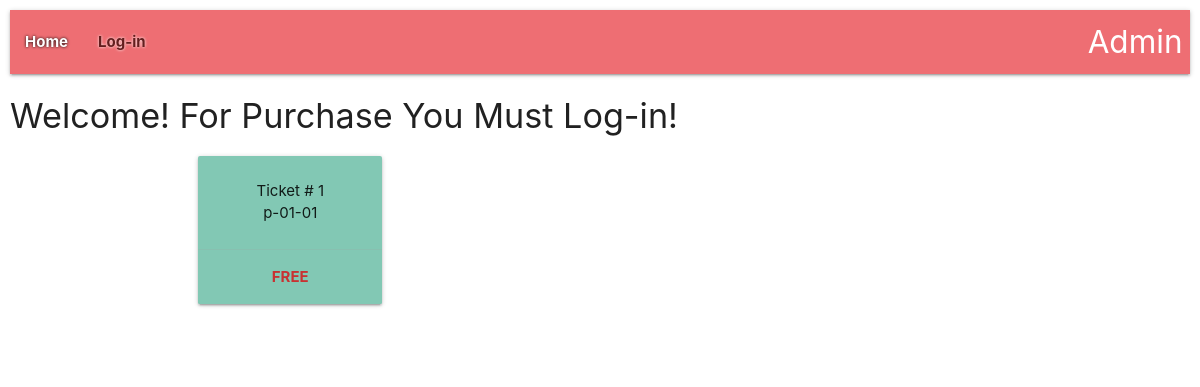
The app's page /tickets/, older data.
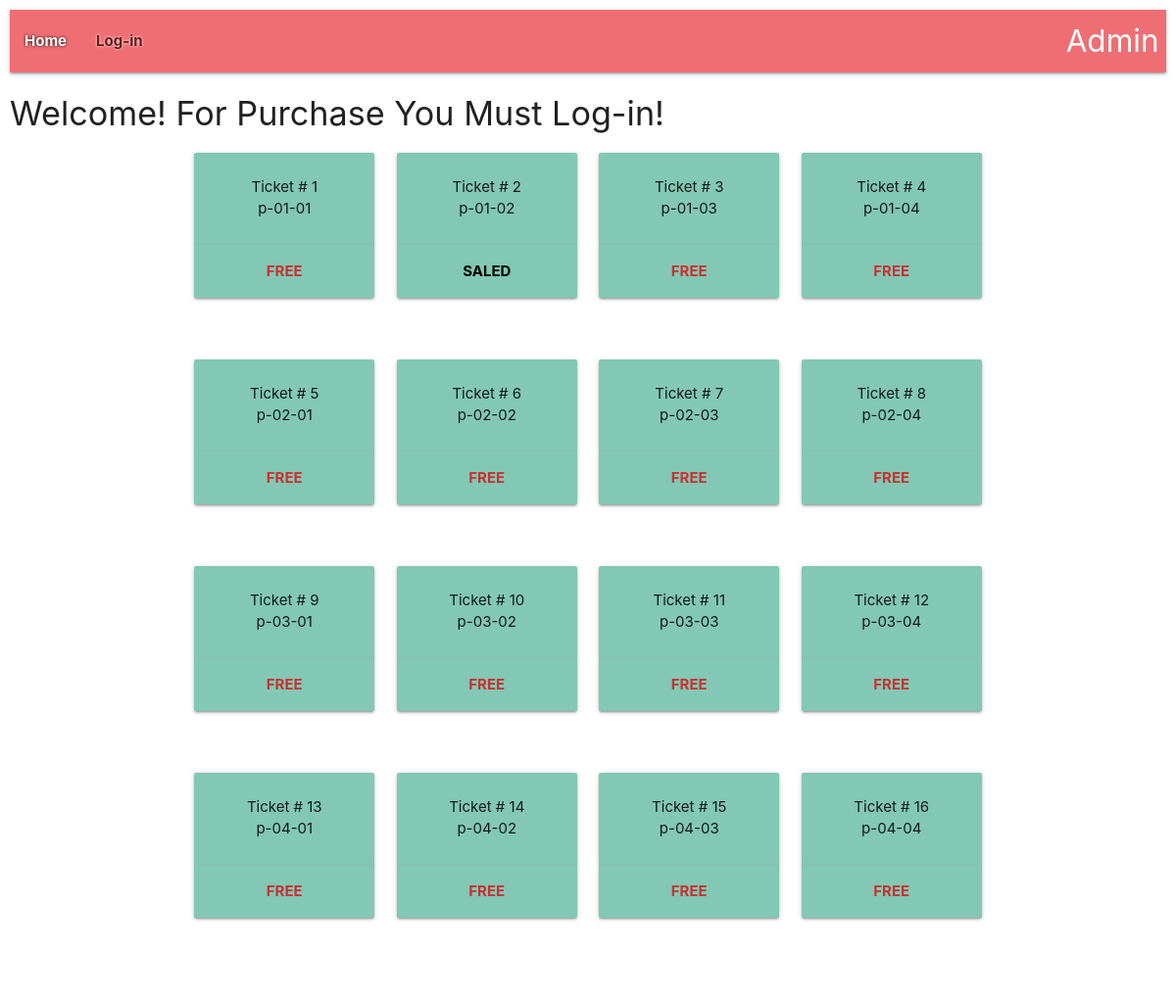
The same page, newer data.
### tickets/models.py (models this page shows, shortened)
class Ticket(models.Model):
    name = models.CharField(max_length=24, verbose_name='Name')
    start_time = models.DateTimeField(verbose_name='Start time', default=datetime(2021, 2, 3))
    end_time = models.DateTimeField(verbose_name="End time", default=datetime(2021, 2, 4))
    code = models.IntegerField(unique=True)
    price = models.IntegerField(default=12)
    class StatusType(TextChoices):
        FREE = 'Free', _("Free")
        SALED = 'Saled', _("Saled")
    status = models.CharField(max_length=5, choices=StatusType.choices, default=StatusType.FREE)

### tickets/views.py (the view)
# urls.py: path('', include('tickets.urls', namespace='tickets')),
def tickets(request: WSGIRequest):
    ticket_list = Ticket.objects.all()
    context = {
        'ticket_list': ticket_list,
    }
    return render(request=request, template_name='tickets/tickets.html', context=context)

### templates/tickets/tickets.html
{% extends 'base.html' %}
{% block content %}
<h4>Welcome! For Purchase You Must Log-in!</h4>
<div class="container">
    <div class="row">
        {% for ticket in ticket_list %}
        {% if forloop.counter0|divisibleby:4 %}
        <div class="row">
            {% endif %}
            <div class="col s12 m3 l3 center">
                <div class="row">
                    <div class="col s12">
                        <div class="card" style="background-color: rgb(130,200,180);">
                            <div class="card-content">
                                <p>Ticket # {{ ticket.pk }}</p>
                                <p>{{ ticket.name }}</p>
                            </div>
                            <div class="card-action">
                                {% if ticket.orders %}
                                <span style="color: rgb(0,0,0); font-weight: bold;">SALED</span>
                                {% else %}
                                <span style="color: rgb(200,50,50); font-weight: bold;">FREE</span>
                                {% endif %}
                            </div>
                        </div>
                    </div>
                </div>
            </div>
            {% if forloop.counter|divisibleby:4 or forloop.last %}
        </div>
        {% endif %}
        {% endfor %}
    </div>
</div>
{% endblock %}

### templates/base.html (shortened to what this page needs)
<!DOCTYPE html>
<html lang="en">
{% load static %}
<head>
    <link rel="stylesheet" href="https://cdnjs.cloudflare.com/ajax/libs/materialize/1.0.0/css/materialize.min.css">
</head>
<body style="padding: 10px;">
{% include 'partials/header.html' %}
{% block content %}
{% endblock %}
</body>
</html>

### templates/partials/header.html
<nav style="padding= 20px;">
    <div class="nav-wrapper">
      <ul id="nav-mobile" class="left hide-on-med-and-down">
        <li style="color: rgb(100,30,30); font-weight: bold; text-shadow: 0 0 3px #000000;"><a href="{% url 'tickets:index' %}">Home</a></li>
        {% if user.is_authenticated %}
          <li style="color: rgb(100,30,30); font-weight: bold; text-shadow: 0 0 3px #000000;"><a href="{% url 'tickets:order' %}">Orders</a></li>
          <li style="color: rgb(100,30,30); font-weight: bold; text-shadow: 0 0 3px #000000;"><a href="{% url 'tickets:personal' %}">{{ user.email }}</a></li>
          <li>
            <form action="{% url 'user:user_logout' %}" method="POST">
                {% csrf_token %}
                <div class="row">
                    <div class="col s12">
                        <button class="btn waves-effect waves-light" type="submit" name="action">
                            Log_out
                        </button>
                    </div>
                </div>
            </form>
        {% else %}
        <li><a href="{% url 'user:user_login' %}" style="color: rgb(100,30,30); font-weight: bold; text-shadow: 0 0 3px #ffffff; float: right;">
            Log-in
        </a></li>
        {% endif %}
          <li><a href="{% url 'admin:index' %}" class="brand-logo right">
              Admin</a></li>
      </ul>
    </div>
</nav>

Row changes from the older to the newer data that the page shows:
added Ticket: pk "2", name "p-01-02", shows "SALED"
added Ticket: pk "3", name "p-01-03", shows "FREE"
added Ticket: pk "4", name "p-01-04", shows "FREE"
added Ticket: pk "5", name "p-02-01", shows "FREE"
added Ticket: pk "6", name "p-02-02", shows "FREE"
added Ticket: pk "7", name "p-02-03", shows "FREE"
added Ticket: pk "8", name "p-02-04", shows "FREE"
added Ticket: pk "9", name "p-03-01", shows "FREE"
added Ticket: pk "10", name "p-03-02", shows "FREE"
added Ticket: pk "11", name "p-03-03", shows "FREE"
added Ticket: pk "12", name "p-03-04", shows "FREE"
added Ticket: pk "13", name "p-04-01", shows "FREE"
added Ticket: pk "14", name "p-04-02", shows "FREE"
added Ticket: pk "15", name "p-04-03", shows "FREE"
added Ticket: pk "16", name "p-04-04", shows "FREE"
